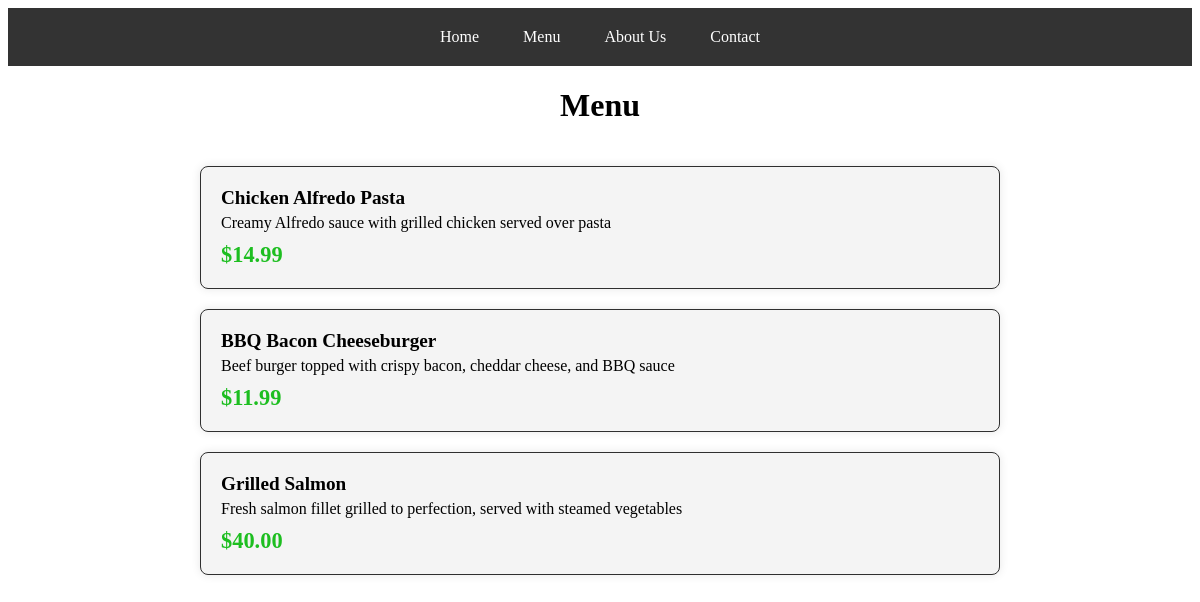
The page / on the database its author committed.
### tables this page shows
CREATE TABLE `menu_items` (
  `id` int(11) NOT NULL,
  `name` varchar(100) DEFAULT NULL,
  `description` text DEFAULT NULL,
  `price` decimal(10,2) DEFAULT NULL
);

### index.php (the view, shortened to what this page needs)
<!DOCTYPE html>
<html lang="en">
<head>
    <link rel="stylesheet" href="styles.css">
</head>
<body>
<header>
    <nav class="navbar">
        <ul>
            <li><a href="#">Home</a></li>
            <li><a href="#">Menu</a></li>
            <li><a href="#">About Us</a></li>
            <li><a href="#">Contact</a></li>
        </ul>
    </nav>
        <h1>Menu</h1>
    </header>
    <div class="menu-container">
        <?php
        include 'database.php';
        $sql = "SELECT id, name, description, price FROM menu_items";
        $result = $conn->query($sql);
        if ($result->num_rows > 0) {
            while($row = $result->fetch_assoc()) {
                echo "<div class='menu-item'>
                        <div class='menu-item-details'>
                            <div class='menu-item-name'>" . $row["name"] . "</div>
                            <div class='menu-item-description'>" . $row["description"] . "</div>
                            <div class='menu-item-price'>$" . $row["price"] . "</div>
                        </div>
                      </div>";
            }
        } else {
            echo "0 results";
        }
        ?>
    </div>
</body>
</html>

### styles.css (style rules this page uses)
h1 { text-align: center; }
.navbar { background-color: #333; padding: 10px 0; }
.navbar ul { list-style-type: none; margin: 0; padding: 0; text-align: center; }
.navbar ul li { display: inline-block; }
.navbar ul li a { display: block; padding: 10px 20px; color: #fff; text-decoration: none; transition: background-color 0.3s ease; }
.menu-container { max-width: 800px; margin: 0 auto; padding: 20px; }
.menu-item { border: 1px solid #2f2f2f; border-radius: 8px; margin-bottom: 20px; overflow: hidden; background-color: #f4f4f4; box-shadow: 0 0 10px rgba(0, 0, 0, 0.1); }
.menu-item-details { padding: 20px; }
.menu-item-name { font-weight: bold; font-size: 1.2em; margin-bottom: 5px; }
.menu-item-description { color: #000000; margin-bottom: 10px; }
.menu-item-price { font-size: 1.4em; color: #1dbe20; font-weight: bold; }

### rows shown on the page
menu_items: name "Chicken Alfredo Pasta", description "Creamy Alfredo sauce with grilled chicken served over pasta", price "14.99"
menu_items: name "BBQ Bacon Cheeseburger", description "Beef burger topped with crispy bacon, cheddar cheese, and BBQ sauce", price "11.99"
menu_items: name "Grilled Salmon", description "Fresh salmon fillet grilled to perfection, served with steamed vegetables", price "40.00"
